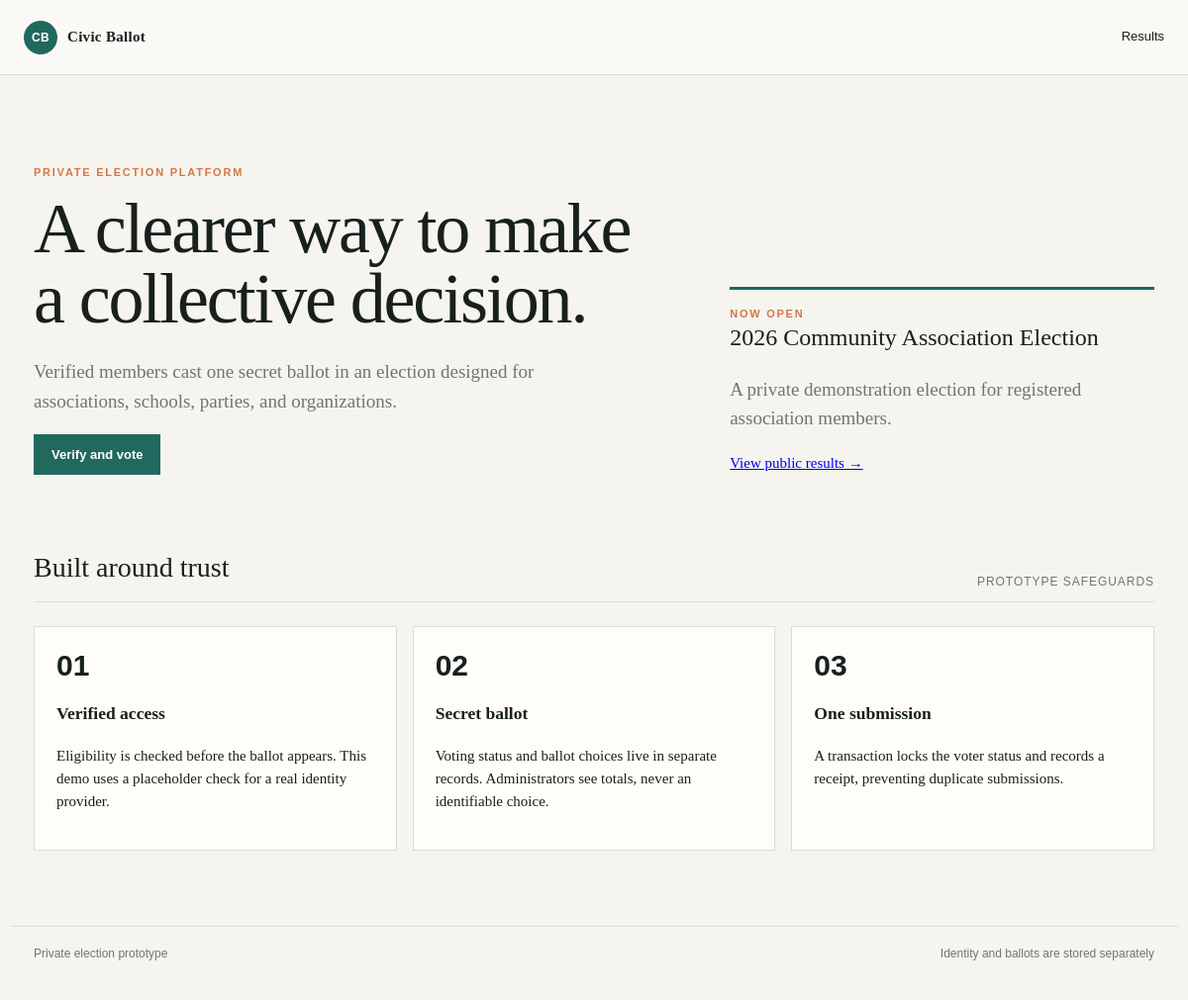
The page / on the database its author committed.
### tables this page shows
CREATE TABLE `elections` (
  `id` int(10) UNSIGNED NOT NULL,
  `title` varchar(160) NOT NULL,
  `description` text NOT NULL,
  `opens_at` datetime NOT NULL,
  `closes_at` datetime NOT NULL,
  `status` enum('draft','open','closed') NOT NULL DEFAULT 'draft',
  `results_mode` enum('live','after_close') NOT NULL DEFAULT 'after_close',
  `created_at` timestamp NOT NULL DEFAULT current_timestamp()
);

### config/database.php (called while the page is built, shortened)
<?php
function db(): PDO
{
    $host = getenv('DB_HOST') ?: '127.0.0.1';
    $name = getenv('DB_NAME') ?: 'civic_ballot';
    $user = getenv('DB_USER') ?: 'civic_ballot';
    $pass = getenv('DB_PASS') ?: 'civic_ballot';
    $pdo = new PDO(
        "mysql:host={$host};dbname={$name};charset=utf8mb4",
        $user,
        $pass,
        [
            PDO::ATTR_ERRMODE => PDO::ERRMODE_EXCEPTION,
            PDO::ATTR_DEFAULT_FETCH_MODE => PDO::FETCH_ASSOC,
            PDO::ATTR_EMULATE_PREPARES => false,
        ]
    );
    return $pdo;
}

### config/app.php (called while the page is built, shortened)
<?php
require_once __DIR__ . '/database.php';
function e(string $value): string { return htmlspecialchars($value, ENT_QUOTES, 'UTF-8'); }
function current_election(): array
{
    $stmt = db()->query("SELECT * FROM elections WHERE status = 'open' ORDER BY opens_at DESC LIMIT 1");
    return $stmt->fetch() ?: [];
}

### index.php (the view, shortened to what this page needs)
<?php
require_once 'config/app.php';
$election = current_election();
include 'includes/header.php';
?>
<section class="hero">
    <div>
        <div class="eyebrow">Private election platform</div>
        <h1>A clearer way to make a collective decision.</h1>
        <p>
            Verified members cast one secret ballot in an election designed
            for associations, schools, parties, and organizations.
        </p>
        <a class="button" href="login.php">Verify and vote</a>
    </div>
    <aside class="hero-aside">
        <div class="eyebrow">Now open</div>
        <strong>
            <?= e($election['title'] ?? 'Community election') ?>
        </strong>
        <p>
            <?= e(
                $election['description']
                ?? 'A private election prototype with verifiable participation and anonymous ballots.'
            ) ?>
        </p>
        <a href="results.php">View public results &rarr;</a>
    </aside>
</section>
<section>
    <div class="section-heading">
        <h2>Built around trust</h2>
        <span class="label">Prototype safeguards</span>
    </div>
    <div class="grid">
        <div class="panel">
            <div class="stat">01</div>
            <h3>Verified access</h3>
            <p>
                Eligibility is checked before the ballot appears.
                This demo uses a placeholder check for a real identity provider.
            </p>
        </div>
        <div class="panel">
            <div class="stat">02</div>
            <h3>Secret ballot</h3>
            <p>
                Voting status and ballot choices live in separate records.
                Administrators see totals, never an identifiable choice.
            </p>
        </div>
        <div class="panel">
            <div class="stat">03</div>
            <h3>One submission</h3>
            <p>
                A transaction locks the voter status and records a receipt,
                preventing duplicate submissions.
            </p>
        </div>
    </div>
</section>
<?php include 'includes/footer.php'; ?>

### assets/style.css (style rules this page uses)
:root { --ink:#17201d;--muted:#6d7771;--paper:#f5f4ef;--panel:#fffdf8;--line:#d9ddd5;--teal:#21685f;--orange:#d47745;--cream:#ebe7db }
* { box-sizing:border-box }
body { margin:0;background:var(--paper);color:var(--ink);font:15px/1.55 Georgia,serif }
.hero { display:grid;grid-template-columns:1.2fr .8fr;gap:60px;align-items:end;padding:36px 0 72px }
.eyebrow { color:var(--orange);font:700 11px Arial,sans-serif;letter-spacing:.16em;text-transform:uppercase }
.hero h1 { font-size:clamp(42px,6vw,78px);line-height:.98;font-weight:400;margin:16px 0 24px;letter-spacing:-.03em }
.hero p { max-width:560px;color:var(--muted);font-size:19px }
.hero-aside { border-top:3px solid var(--teal);padding-top:18px }
.hero-aside strong { display:block;font-size:24px;font-weight:400;margin-bottom:8px }
.button { display:inline-flex;align-items:center;justify-content:center;gap:8px;padding:13px 18px;border:0;background:var(--teal);color:#fff;text-decoration:none;font:700 13px Arial,sans-serif;cursor:pointer }
.section-heading { display:flex;justify-content:space-between;align-items:end;border-bottom:1px solid var(--line);padding-bottom:13px;margin-bottom:24px }
.section-heading h2 { font-size:28px;font-weight:400;margin:0 }
.grid { display:grid;grid-template-columns:repeat(3,1fr);gap:16px }
.panel,.candidate { background:var(--panel);border:1px solid var(--line);padding:22px }
.stat { font:700 30px Arial,sans-serif }
.label { color:var(--muted);font:12px Arial,sans-serif;text-transform:uppercase;letter-spacing:.08em }

### rows shown on the page
elections: title "2026 Community Association Election", description "A private demonstration election for registered association members."
